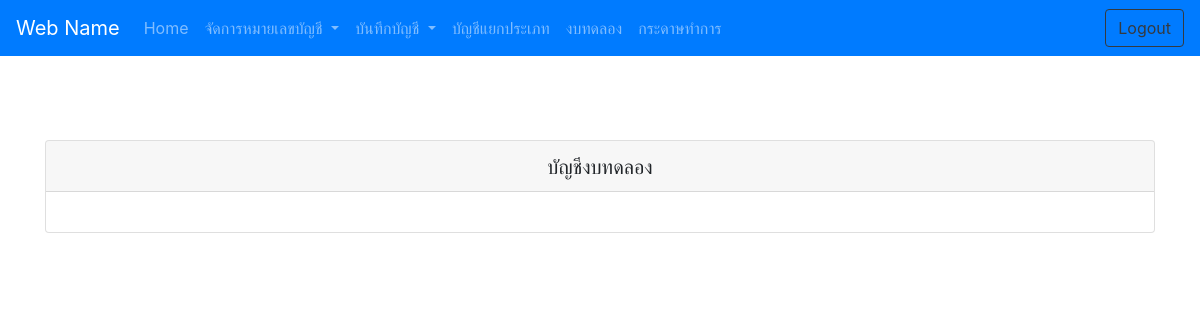
Before: /?menu=acc-test-show with the older database file.
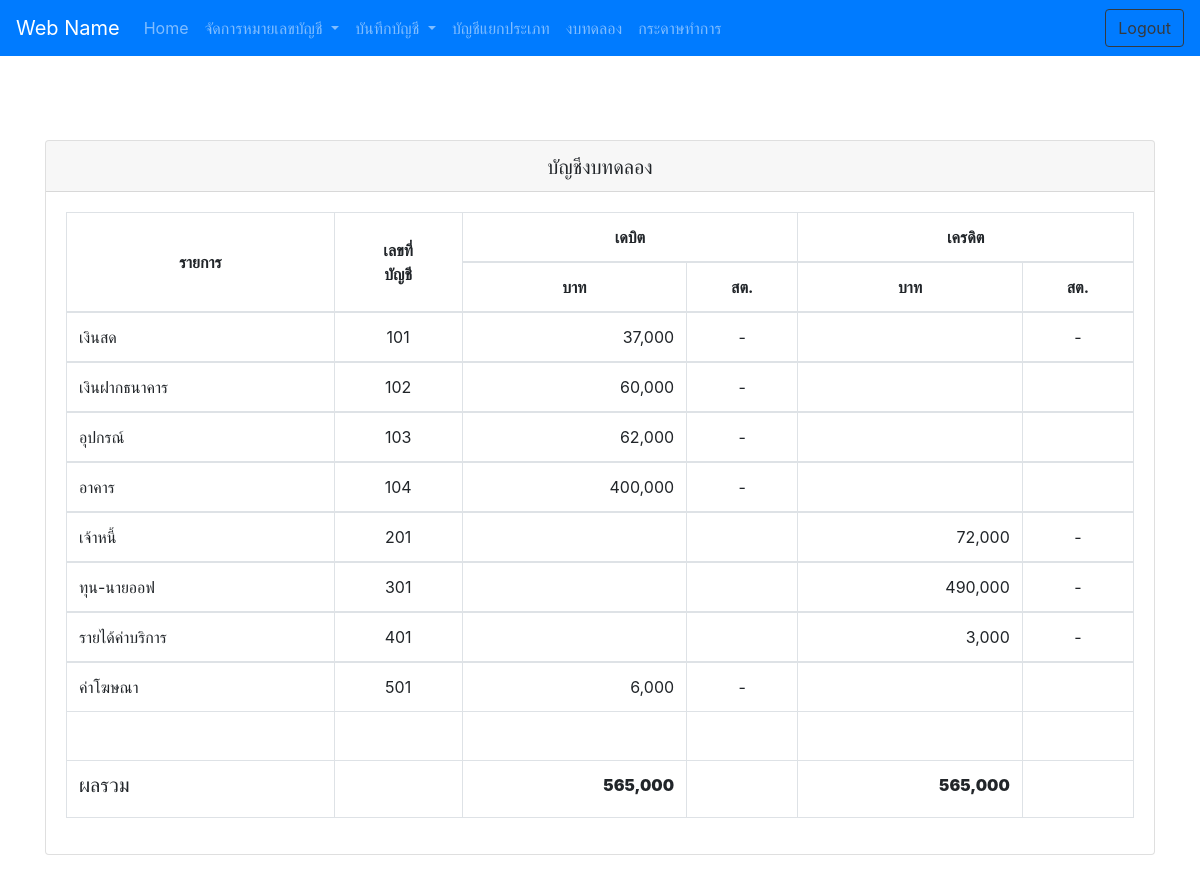
After: the same page with the newer database file.
### tables this page shows
CREATE TABLE `tb_account_book` (
  `id` int(11) NOT NULL,
  `date` date NOT NULL,
  `detail` varchar(255) DEFAULT NULL,
  `id_acc` int(11) DEFAULT NULL,
  `cost` decimal(9,2) DEFAULT NULL,
  `status` enum('debit','credit','note') NOT NULL
);

CREATE TABLE `tb_account_number` (
  `id` int(11) NOT NULL,
  `acc_number` int(11) NOT NULL,
  `acc_title` varchar(255) NOT NULL
);

### acc-test-show.php (the view, shortened to what the changed rows need)
<div class="container">
    <br>
    <div class="row">
        <div class="col-md-12">
            <div class="card">
                <div class="card-body">
                    <?php
        $sql = "SELECT * FROM tb_account_book GROUP BY YEAR(date) ORDER BY YEAR(date) ASC";
        $queryYear = mysqli_query($conn, $sql);
        while($rowYear = mysqli_fetch_array($queryYear)){
        ?>
                    <table class="table table-bordered table-hover">
                        <thead >
                            <tr class="text-center">
                                <th rowspan="2" class="align-middle">รายการ</th>
                                <th rowspan="2" class="align-middle">เลขที่<br>บัญชี</th>
                                <th colspan="2">เดบิต</th>
                                <th colspan="2">เครดิต</th>
                            </tr>
                            <tr class="text-center">
                                <th>บาท</th>
                                <th>สต.</th>
                                <th>บาท</th>
                                <th>สต.</th>
                            </tr>
                        </thead>
                        <?php
                $total_debit_all = 0;
                $total_credit_all = 0;
                $sql = "SELECT * FROM tb_account_number ORDER BY acc_number";
                $query = mysqli_query($conn, $sql);
                while($rowAccNum = mysqli_fetch_array($query)){
                    $id_acc = $rowAccNum['id'];
                    $Root_Arr = array();
                    $sql = "SELECT * FROM tb_account_book WHERE id_acc = '$id_acc' AND status = 'debit' ORDER BY date ASC, id ASC";
                    $queryBook = mysqli_query($conn, $sql);
                    $indexDebit = 0;
                    while($rowBook = mysqli_fetch_array($queryBook)){
                        $date = $rowBook['date'];
                        $countBook = mysqli_fetch_array(mysqli_query($conn,
                        "SELECT COUNT(*) as count_book
                        FROM tb_account_book
                        WHERE date = '$date' AND status = 'credit'  "));
                        $acc_title = "";
                        if($countBook['count_book'] > 1){
                            $acc_title = "สมุดรายวันทั่วไป";
                        }else{
                            $getTitleBook = mysqli_fetch_array(mysqli_query($conn,
                            "SELECT n.acc_title as acc_title
                             FROM tb_account_number n, tb_account_book b
                             WHERE n.id = b.id_acc AND b.date = '$date' AND b.status = 'credit' "));
                             $acc_title = $getTitleBook['acc_title'];
                        }
                        $debitArr = array(
                            'id' => $rowBook['id'].'' ,
                            'date' => $rowBook['date'].'' ,
                            'acc_title' => $acc_title.'' ,
                            'detail' => $rowBook['detail'].'' ,
                            'id_acc' => $rowBook['id_acc'].'' ,
                            'acc_page' => 'ร.ว.1' ,
                            'cost' => $rowBook['cost'].'' ,
                            'status' => $rowBook['status'].''
                        );
                        $Root_Arr[$indexDebit]['debit'] = $debitArr;
                        $indexDebit++;
                    }
                    $sql = "SELECT * FROM tb_account_book WHERE id_acc = '$id_acc' AND status = 'credit'  ORDER BY date, id ASC ";
                    $queryBook = mysqli_query($conn, $sql);
                    $indexCredit = 0;
                    while($rowBook = mysqli_fetch_array($queryBook)){
                        $date = $rowBook['date'];
                        $countBook = mysqli_fetch_array(mysqli_query($conn,
                        "SELECT COUNT(*) as count_book
                        FROM tb_account_book
                        WHERE date = '$date' AND status = 'debit' "));
                        $acc_title = "";
                        if($countBook['count_book'] > 1){
                            $acc_title = "สมุดรายวันทั่วไป";
                        }else{
                            $getTitleBook = mysqli_fetch_array(mysqli_query($conn,
                            "SELECT n.acc_title as acc_title
                             FROM tb_account_number n, tb_account_book b
                             WHERE n.id = b.id_acc AND b.date = '$date' AND b.status = 'debit' "));
                             $acc_title = $getTitleBook['acc_title'];
                        }
                        $creditArr = array(
                            'id' => $rowBook['id'].'' ,
                            'date' => $rowBook['date'].'' ,
                            'acc_title' => $acc_title.'' ,
                            'detail' => $rowBook['detail'].'' ,
                            'id_acc' => $rowBook['id_acc'].'' ,
                            'acc_page' => 'ร.ว.1' ,
                            'cost' => $rowBook['cost'].'' ,
                            'status' => $rowBook['status'].''
                        );
                        $Root_Arr[$indexCredit]['credit'] = $creditArr;
                        $indexCredit++;
                    }
                ?>
                        <?php
                        $total_debit = 0;
                        $total_credit = 0;
                        for($i = 0; $i < count($Root_Arr); $i++ ){
                        ?>
                        <?php
                                if($Root_Arr[$i]['debit']['cost'] != ''){
                                    $total_debit = $total_debit + (int)$Root_Arr[$i]['debit']['cost'];
                                }
                                ?>
                        <?php
                                if($Root_Arr[$i]['credit']['cost'] != null){
                                    $total_credit = $total_credit + $Root_Arr[$i]['credit']['cost'];
                                }
                                ?>
                        <?php
                        }
                        ?>
                        <tbody>
                            <tr class="text-center">
                                <td class="text-left">
                                        <?=$rowAccNum['acc_title']?>
                                </td>
                                <td>
                                        <?=$rowAccNum['acc_number']?>
                                </td>
                                <td class="text-right">
                                    <?php
                                    if($total_debit >= $total_credit ){
                                        $total_debit_all = $total_debit_all + ($total_debit - $total_credit);
                                        ?>
                                        <?=number_format($total_debit - $total_credit)?>
                                        <?php
                                    }
                                    ?>
                                </td>
                                <td>
                                <?php
                                    if($total_debit > 0){
                                        $splits = explode(".", "".number_format($total_debit, 2));
                                        if($splits[1] == "00"){
                                            echo "-";
                                        }else{
                                            echo $splits[1];
                                        }
                                    }
                                    ?>
                                </td>
                                <td class="text-right">
                                    <?php
                                    if($total_credit > $total_debit ){
                                        $total_credit_all = $total_credit_all + ($total_credit - $total_debit);
                                        ?>
                                        <?=number_format($total_credit - $total_debit)?>
                                        <?php
                                    }
                                    ?>
                                </td>
                                <td>
                                    <?php
                                    if($total_credit > 0){
                                        $splits = explode(".", "".number_format($total_credit, 2));
                                        if($splits[1] == "00"){
                                            echo "-";
                                        }else{
                                            echo $splits[1];
                                        }
                                    }
                                    ?>
                                </td>
                            </tr>
                        </tbody>
                        <?php
                }
                ?>
                        <tfoot>
                            <tr>
                                <th> &nbsp; </th>
                                <th></th>
                                <th></th>
                                <th></th>
                                <th></th>
                                <th></th>
                            </tr>
                            <tr>
                                <th> <h5>ผลรวม</h5> </th>
                                <th></th>
                                <th class="text-right">
                                    <b><?=number_format($total_debit_all)?></b>
                                </th>
                                <th></th>
                                <th class="text-right">
                                    <b><?=number_format($total_credit_all)?></b>
                                </th>
                                <th></th>
                            </tr>
                        </tfoot>
                    </table>
                    <?php
        }
        ?>
                </div>
            </div>
        </div>
    </div>
</div>

Changed rows visible on the page:
added tb_account_book: total_debit_all "565,000", total_credit_all "565,000"
now on this page (row unchanged): tb_account_number: acc_title "เงินสด", acc_number "101", total_credit "37,000"
added tb_account_number: acc_title "เงินฝากธนาคาร", acc_number "102", total_credit "60,000"
added tb_account_number: acc_title "อุปกรณ์", acc_number "103", total_credit "62,000"
added tb_account_number: acc_title "อาคาร", acc_number "104", total_credit "400,000"
now on this page (row edited): tb_account_number: acc_title "เจ้าหนี้", acc_number "201", total_debit "72,000"
added tb_account_number: acc_title "ทุน-นายออฟ", acc_number "301", total_debit "490,000"
now on this page (row edited): tb_account_number: acc_title "รายได้ค่าบริการ", acc_number "401", total_debit "3,000"
added tb_account_number: acc_title "ค่าโฆษณา", acc_number "501", total_credit "6,000"
